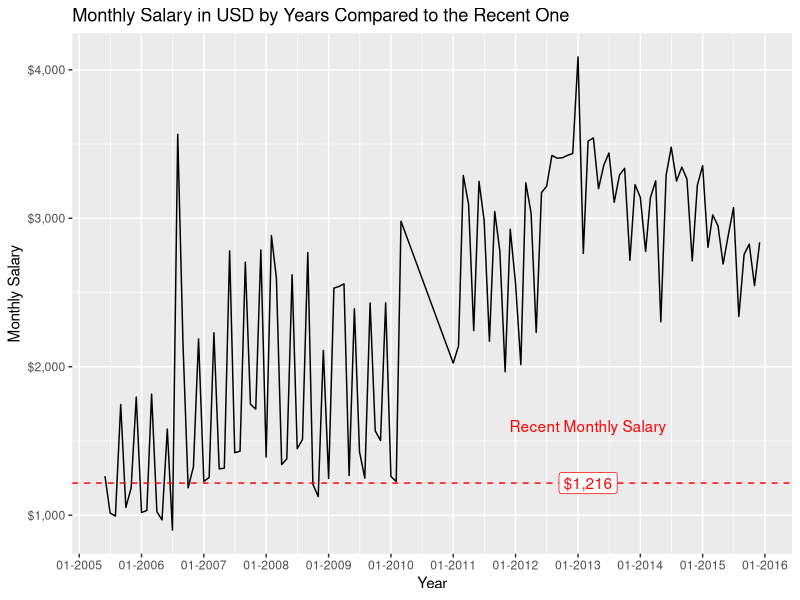
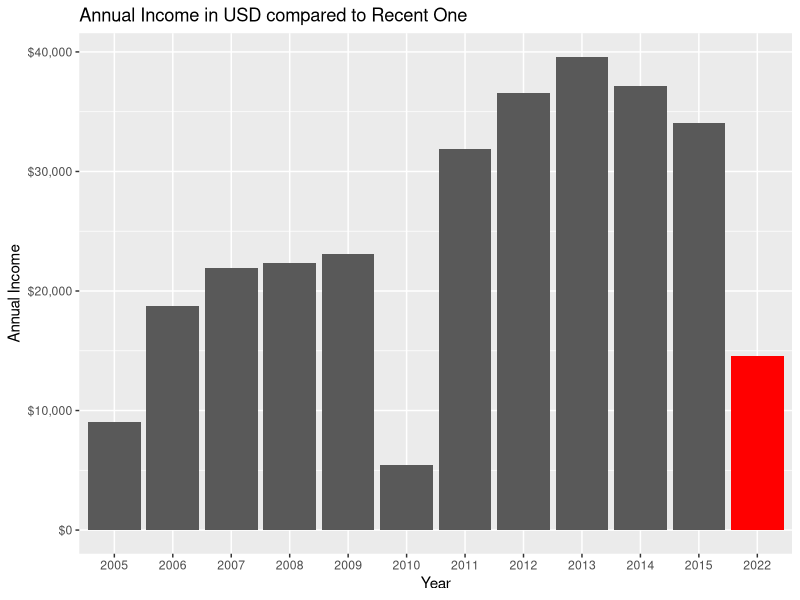

Here is the R script that generated these plots, in order:
library(tidyverse)
library(readxl)
library(lubridate)
currency <- read_excel("data/salary_data.xlsx", sheet = "currency")
salary <- read_excel("data/salary_data.xlsx", sheet = "Sayfa1")

# wrangle data
data<-salary %>%
  inner_join(currency, by = "term") %>%
  separate(term, into = c("year", "month")) %>%
  rename(worked_day=day) %>% 
  mutate(
    date = make_date(year = year, month = month, day = 1),
    slry_tl = salary / worked_day * 30,
    slry_usd = slry_tl / currency,
    slry_2022_tl = slry_usd * 14.8
  ) 

# monthly salary in usd compared to recent salary
data %>% 
  ggplot() +
    geom_line(aes(x = date, y = slry_usd))+
    scale_x_date(date_breaks = "1 year",date_labels = "%m-%Y")+ 
    geom_hline(yintercept=18000/14.8, linetype="dashed", color = "red")+
    scale_y_continuous(labels=scales::dollar_format())+ 
    geom_label(
      data = data.frame(
        x = make_date(year = 2013, month = 3, day = 1), 
        y = 18000/14.8, 
        value = scales::dollar(round(18000/14.8,0))
      ), 
      aes(x=x,y=y,label = value),
      color = "red"
      )+
    annotate(
      "text", 
      x = make_date(year = 2013, month = 3, day = 1), 
      y = 1600, 
      label = "Recent Monthly Salary",
      col="red")+
    ggtitle("Monthly Salary in USD by Years Compared to the Recent One") +
    ylab("Monthly Salary") + 
    xlab("Year")

# yearly salary in usd compared to recent salary
data %>%
  group_by(year) %>%
  summarise(annual_income = sum(slry_usd)) %>%
  add_row(year = "2022", annual_income=18000/14.8*12) %>% 
  ggplot(aes(x=year)) +
    geom_col(aes(y=ifelse(year=="2022",0,annual_income)))+
    geom_col(aes(y=ifelse(year!="2022",0,annual_income)),fill="red")+
    scale_y_continuous(labels=scales::dollar_format())+ 
    ggtitle("Annual Income in USD compared to Recent One") +
    ylab("Annual Income") + 
    xlab("Year")

